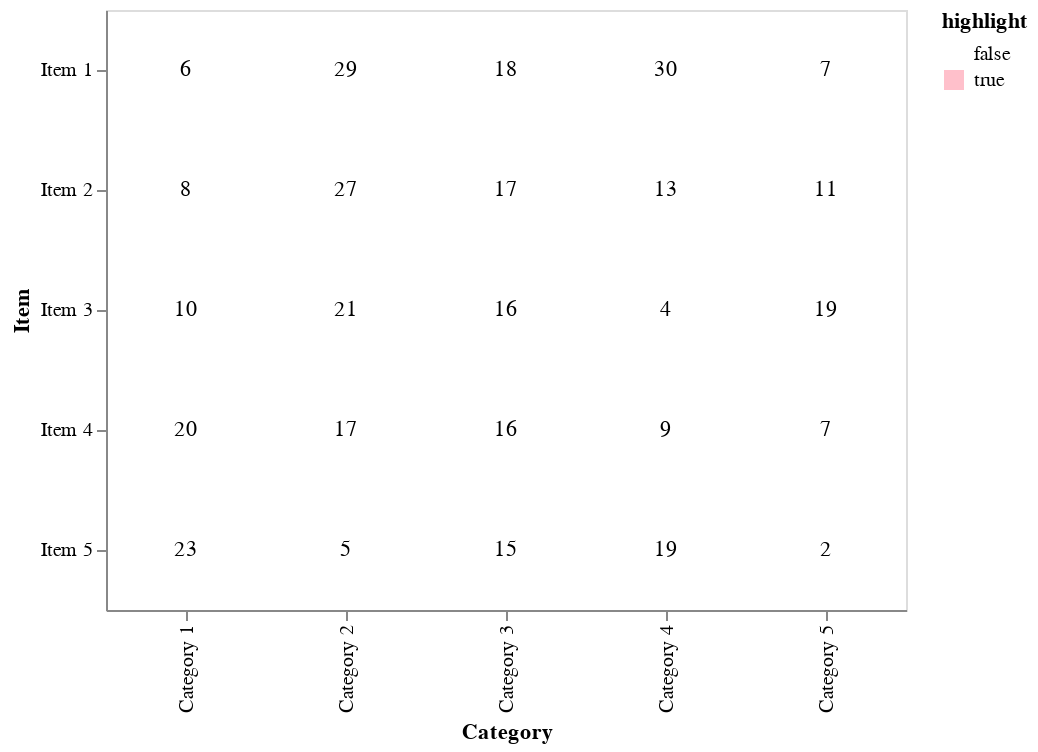

Notebook code for this chart:
### Code cell
rows_heatmap = alt.Chart(df).transform_filter(
    alt.datum.Category == "Category 1"
).transform_calculate(
    highlight = 'datum.value == 10'
).mark_rect().encode(
    y = 'Item',
    color = alt.Color('highlight:O', scale=alt.Scale(domain=['false', 'true'],
                      range=['white', 'pink']))
)

text_table = alt.Chart(df).mark_text().encode(
    x = 'Category',
    y = 'Item',
    text = 'value'
)

rows_heatmap + text_table

### Figure 1 — Vega-Lite specification as saved in the notebook (floating-point values rounded to 4 significant figures)
{"$schema": "https://vega.github.io/schema/vega-lite/v2.6.0.json", "config": {"view": {"height": 300, "width": 400}}, "datasets": {"data-dcc63c1bd6179d79fcae39778c52b169": [{"Category": "Category 1", "Item": "Item 1", "value": 6}, {"Category": "Category 1", "Item": "Item 2", "value": 8}, {"Category": "Category 1", "Item": "Item 3", "value": 10}, {"Category": "Category 1", "Item": "Item 4", "value": 20}, {"Category": "Category 1", "Item": "Item 5", "value": 23}, {"Category": "Category 2", "Item": "Item 1", "value": 29}, {"Category": "Category 2", "Item": "Item 2", "value": 27}, {"Category": "Category 2", "Item": "Item 3", "value": 21}, {"Category": "Category 2", "Item": "Item 4", "value": 17}, {"Category": "Category 2", "Item": "Item 5", "value": 5}, {"Category": "Category 3", "Item": "Item 1", "value": 18}, {"Category": "Category 3", "Item": "Item 2", "value": 17}, {"Category": "Category 3", "Item": "Item 3", "value": 16}, {"Category": "Category 3", "Item": "Item 4", "value": 16}, {"Category": "Category 3", "Item": "Item 5", "value": 15}, {"Category": "Category 4", "Item": "Item 1", "value": 30}, {"Category": "Category 4", "Item": "Item 2", "value": 13}, {"Category": "Category 4", "Item": "Item 3", "value": 4}, {"Category": "Category 4", "Item": "Item 4", "value": 9}, {"Category": "Category 4", "Item": "Item 5", "value": 19}, {"Category": "Category 5", "Item": "Item 1", "value": 7}, {"Category": "Category 5", "Item": "Item 2", "value": 11}, {"Category": "Category 5", "Item": "Item 3", "value": 19}, {"Category": "Category 5", "Item": "Item 4", "value": 7}, {"Category": "Category 5", "Item": "Item 5", "value": 2}]}, "layer": [{"data": {"name": "data-dcc63c1bd6179d79fcae39778c52b169"}, "encoding": {"color": {"field": "highlight", "scale": {"domain": ["false", "true"], "range": ["white", "pink"]}, "type": "ordinal"}, "y": {"field": "Item", "type": "nominal"}}, "mark": "rect", "transform": [{"filter": "(datum.Category === 'Category 1')"}, {"as": "highlight", "calculate": "datum.value == 10"}]}, {"data": {"name": "data-dcc63c1bd6179d79fcae39778c52b169"}, "encoding": {"text": {"field": "value", "type": "quantitative"}, "x": {"field": "Category", "type": "nominal"}, "y": {"field": "Item", "type": "nominal"}}, "mark": "text"}]}
